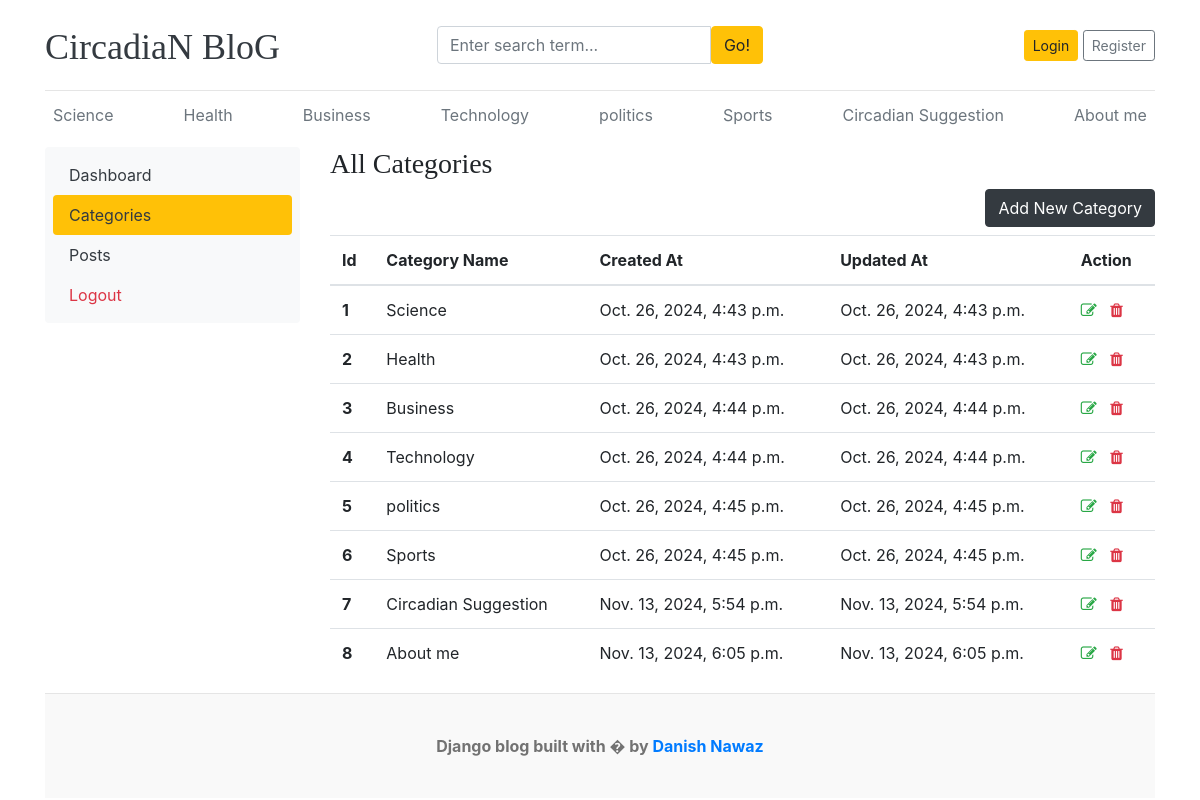
/dashboard/categories/, run on the app's committed database.
### blogs/models.py (models this page shows, shortened)
class Category(models.Model):
    category_name=models.CharField(max_length=50, unique=True)
    created_at=models.DateTimeField(auto_now=True)
    updated_at=models.DateTimeField(auto_now=True)
    tags = TaggableManager()
    class Meta:
        verbose_name_plural ='Categories'

### dashboards/views.py (the view)
# urls.py: path('categories/' , views.categories , name='categories'),
def categories(request):
    return render(request, 'dashboard/categories.html')

### blogs/context_processors.py (called while the page is built)
def get_categories(request):
    categories=Category.objects.all()
    return  dict(categories=categories)

### templates/dashboard/categories.html
{% extends "../base/base.html" %}
{% block  content %}
<div class="row">
    {% include './leftsidebar.html' %}
    <div class="col-md-9">
        <h3>All Categories</h3>
        <a href="{% url 'add_categories'%}" class="btn btn-dark text-lighter float-right mb-2">Add New Category</a>
        <table class="table table-hover">
            <thead>
              <tr>
                <th>Id</th>
                <th>Category Name</th>
                <th>Created At</th>
                <th>Updated At</th>
                <th>Action</th>
              </tr>
            </thead>
            <tbody>
            {% for cat in categories %}
              <tr>
                <th>{{forloop.counter}}</th>
                <td>{{ cat.category_name }}</td>
                <td>{{ cat.created_at }}</td>
                <td>{{ cat.updated_at }}</td>
                <td>
                    <a href="{% url 'edit_categories' cat.id %}"><i class="fa fa-edit text-success"></i></a>&nbsp;&nbsp;
                    <a href="{% url 'delete_categories' cat.id %}"><i class="fa fa-trash text-danger"></i></a>
                </td>
              </tr>
            {% endfor %}
            </tbody>
          </table>
    </div>
</div>
{% endblock %}

### templates/base/header.html (shortened to what this page needs)
{% load static %}
<!DOCTYPE html>
<html lang="en">
<head>
    <link href="https://getbootstrap.com/docs/4.0/dist/css/bootstrap.min.css" rel="stylesheet">
    <link href="css/blog.css" rel="stylesheet">
    <link rel="stylesheet" href="{% static 'css/blog.css'%}">
    <link rel="stylesheet" href="https://cdnjs.cloudflare.com/ajax/libs/font-awesome/4.7.0/css/font-awesome.min.css">
  </head>
<body>
    <div class="container">
      <header class="blog-header py-3">
        <div class="row flex-nowrap justify-content-between align-items-center">
          <div class="col-4 pt-1">
            <a class="blog-header-logo text-dark" href="/">CircadiaN BloG</a>
          </div>
          <div class="clo-4">
            <form action="{% url 'search' %}" method="GET">
              <div class="input-group">
                <input class="form-control" name="keyword" type="text" placeholder="Enter search term..." aria-label="Enter search term..." aria-describedby="button-search" />
                <button type="submit" class="btn btn-warning" id="button-search" type="button">Go!</button>
            </div>
            </form>
          </div>
          <div class="col-4 d-flex justify-content-end align-items-center">
            {% if not user.is_authenticated %}
            <a class="btn btn-sm btn-warning" href="{% url 'Login' %}">Login</a> &nbsp;
            <a class="btn btn-sm btn-outline-secondary" href="{% url 'register' %}">Register</a>
            {% else %}
            <span><a href="{% url 'dashboard' %}"class="btn btn-warning">Dashboard</a></span> &nbsp;
            <span><a href="{% url 'logout' %}">Logout</a></span>
            {% endif %}
          </div>
        </div>
      </header>
      <div class="nav-scroller py-1 mb-2">
        <nav class="nav d-flex justify-content-between">
          {% for cat in  categories %}
          <a class="p-2 text-muted" href="{% url 'posts_by_category' cat.id%}">{{cat.category_name}}</a>
          {% endfor %}
        </nav>
      </div>

### static/css/blog.css (style rules this page uses)
.blog-header { border-bottom: 1px solid #e5e5e5; }
.blog-header-logo { font-family: "Playfair Display", Georgia, "Times New Roman", serif; font-size: 2.25rem; }
h1, h2, h3, h4, h5, h6 { font-family: "Playfair Display", Georgia, "Times New Roman", serif; }

### data on the page
Category: category_name "Science", created_at "Oct. 26, 2024, 4:43 p.m.", updated_at "Oct. 26, 2024, 4:43 p.m."
Category: category_name "Health", created_at "Oct. 26, 2024, 4:43 p.m.", updated_at "Oct. 26, 2024, 4:43 p.m."
Category: category_name "Business", created_at "Oct. 26, 2024, 4:44 p.m.", updated_at "Oct. 26, 2024, 4:44 p.m."
Category: category_name "Technology", created_at "Oct. 26, 2024, 4:44 p.m.", updated_at "Oct. 26, 2024, 4:44 p.m."
Category: category_name "politics", created_at "Oct. 26, 2024, 4:45 p.m.", updated_at "Oct. 26, 2024, 4:45 p.m."
Category: category_name "Sports", created_at "Oct. 26, 2024, 4:45 p.m.", updated_at "Oct. 26, 2024, 4:45 p.m."
Category: category_name "Circadian Suggestion", created_at "Nov. 13, 2024, 5:54 p.m.", updated_at "Nov. 13, 2024, 5:54 p.m."
Category: category_name "About me", created_at "Nov. 13, 2024, 6:05 p.m.", updated_at "Nov. 13, 2024, 6:05 p.m."
